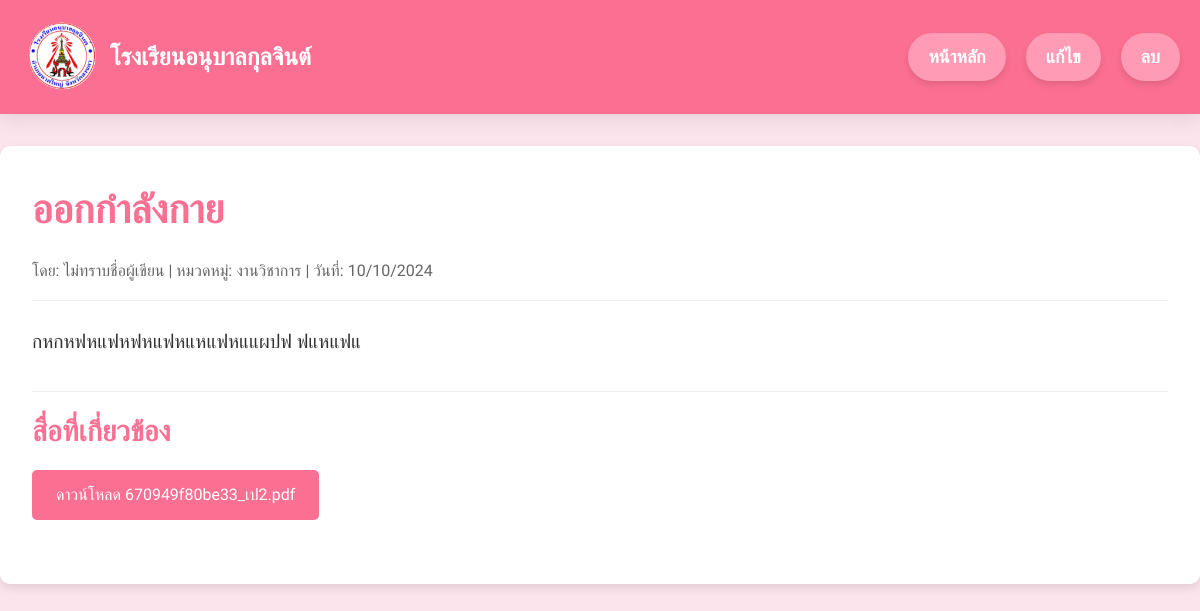
Screenshot of /P2/HOME/manage/news_detail.php?id=15 with the database file from the repository.
### tables this page shows
CREATE TABLE `articles` (
  `id` int(11) NOT NULL,
  `title` varchar(255) NOT NULL,
  `description` text DEFAULT NULL,
  `author_id` int(11) DEFAULT NULL,
  `category_id` int(11) DEFAULT NULL,
  `created_at` timestamp NOT NULL DEFAULT current_timestamp()
);

CREATE TABLE `categories` (
  `id` int(11) NOT NULL,
  `name` varchar(100) NOT NULL,
  `slug` varchar(100) NOT NULL
);

CREATE TABLE `media` (
  `id` int(11) NOT NULL,
  `file_name` varchar(255) NOT NULL,
  `file_type` varchar(50) NOT NULL,
  `file_path` varchar(255) NOT NULL,
  `duration` int(11) DEFAULT NULL COMMENT 'ระยะเวลาของวิดีโอเป็นวินาที'
);

### P2/HOME/manage/news_detail.php (the view, shortened to what this page needs)
<?php
require_once '../db.php';
if (isset($_GET['id'])) {
    $article_id = intval($_GET['id']);
    $sql_article = "SELECT a.title, a.description, a.created_at,
                           IFNULL(ad.first_name, 'ไม่ทราบชื่อผู้เขียน') AS author_name,
                           c.name AS category_name
                    FROM articles a
                    LEFT JOIN admin ad ON a.author_id = ad.id
                    LEFT JOIN categories c ON a.category_id = c.id
                    WHERE a.id = ?";
    $stmt_article = $conn->prepare($sql_article);
    $stmt_article->bind_param("i", $article_id);
    $stmt_article->execute();
    $article_result = $stmt_article->get_result();
    $article = $article_result->fetch_assoc();
    $sql_media = "SELECT m.file_name, m.file_type
                  FROM media m
                  INNER JOIN article_media am ON m.id = am.media_id
                  WHERE am.article_id = ?";
    $stmt_media = $conn->prepare($sql_media);
    $stmt_media->bind_param("i", $article_id);
    $stmt_media->execute();
    $media_result = $stmt_media->get_result();
    $media_files = $media_result->fetch_all(MYSQLI_ASSOC);
    usort($media_files, function($a, $b) {
        $order = ['pdf' => 1, 'video' => 2, 'image' => 3];
        return $order[$a['file_type']] - $order[$b['file_type']];
    });
} else {
    die("ไม่พบรหัสบทความ.");
}
?>
<!DOCTYPE html>
<html lang="th">
<head>
</head>
<body>
    <header class="header">
        <div class="header-content">
            <img src="logo.png" alt="Logo" class="logo">
            <h1 class="school-name">โรงเรียนอนุบาลกุลจินต์</h1>
        </div>
        <div class="nav-links">
            <a href="/P2/HOME/manage/page.php">หน้าหลัก</a>
            <a href="/P2/HOME/edit.php?id=<?= $article_id ?>">แก้ไข</a>
            <a href="/P2/HOME/delete.php?id=<?= $article_id ?>" onclick="return confirm('คุณต้องการลบบทความนี้หรือไม่?')">ลบ</a>
        </div>
    </header>
    <div class="container">
        <h1 class="article-title"><?= htmlspecialchars($article['title']) ?></h1>
        <div class="article-meta">
            <span>โดย: <?= htmlspecialchars($article['author_name']) ?></span> |
            <span>หมวดหมู่: <?= htmlspecialchars($article['category_name']) ?></span> |
            <span>วันที่: <?= date('d/m/Y', strtotime($article['created_at'])) ?></span>
        </div>
        <div class="article-content">
            <?= nl2br(htmlspecialchars($article['description'])) ?>
        </div>
        <div class="media">
            <h2>สื่อที่เกี่ยวข้อง</h2>
            <?php if (!empty($media_files)): ?>
                <?php foreach ($media_files as $media): ?>
                    <?php
                    $file_name = htmlspecialchars($media['file_name']);
                    $file_type = $media['file_type'];
                    $file_path = '';
                    if ($file_type === 'pdf') {
                        $file_path = UPLOAD_BASE_PATH . 'pdf/' . $file_name;
                    } elseif ($file_type === 'image') {
                        $file_path = UPLOAD_BASE_PATH . 'images/' . $file_name;
                    } elseif ($file_type === 'video') {
                        $file_path = UPLOAD_BASE_PATH . 'videos/' . $file_name;
                    }
                    ?>
                    <div class="media-item">
                        <?php if ($file_type === 'pdf'): ?>
                            <a href="<?= $file_path ?>" target="_blank" class="pdf-link">ดาวน์โหลด <?= $file_name ?></a>
                        <?php elseif ($file_type === 'image'): ?>
                            <img src="<?= $file_path ?>" alt="<?= $file_name ?>" onclick="showPopupImage(this.src)">
                        <?php else: ?>
                            <p>ไฟล์นี้ไม่รองรับการแสดงผลในหน้านี้: <?= $file_name ?> (<?= $file_type ?>)</p>
                        <?php endif; ?>
                    </div>
                <?php endforeach; ?>
            <?php else: ?>
                <p>ไม่มีสื่อที่เกี่ยวข้องกับบทความนี้</p>
            <?php endif; ?>
        </div>
    </div>
</body>
</html>

### P2/HOME/manage/news_detail.php (style rules this page uses)
:root { --primary-color: #00838f; --secondary-color: #0097a7; --accent-color: #ffd54f; --text-color: #333333; --light-text-color: #ffffff; }
* { margin: 0; padding: 0; box-sizing: border-box; }
body { font-family: 'Sarabun', sans-serif; background-color: #FCE4EC; color: var(--text-color); line-height: 1.6; }
.header { background-color: #FB6F92; color: white; padding: 20px; font-size: 24px; font-weight: 600; box-shadow: 0 4px 19px rgba(0, 0, 0, 0.1); position: relative; display: flex; align-items: center; justify-content: space-between; }
.header-content { display: flex; align-items: center; justify-content: flex-start; }
.logo { width: 80px; height: auto; margin-right: 10px; }
.school-name { font-size: 24px; font-weight: bold; }
.nav-links { margin-left: auto; display: flex; justify-content: flex-end; gap: 20px; }
.nav-links a { color: white; text-decoration: none; background-color: #FF9BB4; padding: 10px 20px; font-size: 18px; border-radius: 30px; transition: background-color 0.3s ease, transform 0.3s ease; box-shadow: 0 4px 6px rgba(0, 0, 0, 0.1); }
.container { max-width: 1500px; margin: 2rem auto; padding: 2rem; background-color: white; border-radius: 10px; box-shadow: 0 4px 10px rgba(0, 0, 0, 0.1); }
.article-title { font-size: 2.5rem; font-weight: bold; color: #FB6F92; margin-bottom: 1rem; }
.article-meta { font-size: 1rem; color: #666; margin-bottom: 1.5rem; padding-bottom: 1rem; border-bottom: 1px solid #eee; }
.article-content { font-size: 1.2rem; line-height: 1.8; margin-bottom: 2rem; }
.media h2 { font-size: 1.8rem; color: #FB6F92; margin-bottom: 1rem; padding-top: 1rem; border-top: 1px solid #eee; }
.media-item { margin-bottom: 2rem; }
.pdf-link { display: inline-block; background-color: #FB6F92; color: var(--light-text-color); padding: 0.75rem 1.5rem; border-radius: 5px; text-decoration: none; transition: background-color 0.3s ease; margin-bottom: 1rem; display: block; width: max-content; }

### rows the page displays
articles: title "ออกกำลังกาย", category.name "งานวิชาการ", created_at "10/10/2024", description "กหกหฟหแฟหฟหแฟหแหแฟหแแผปฟ ฟแหแฟแ"
media: file_name "670949f80be33_เป2.pdf"

### other values shown
$article['author_name'] "ไม่ทราบชื่อผู้เขียน"
